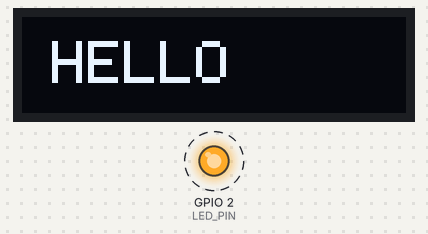
The sketch below on a simulated ESP32. Shown: 128×32 one-colour display, output pins drawn as LEDs (lit = HIGH). Dashed ring = blinking. What the sketch prints to the serial monitor is not drawn.

Above: at 0.1 s.
Timing chart, 0 to 130.0 s (numbered marks = the images above):
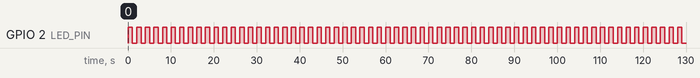

Measured:
- by itself, GPIO 2 (LED_PIN): alternates HIGH for 1.0 s and LOW for 1.0 s

The sketch:

display-oled.ino
```cpp
#include <Wire.h>
#include <Adafruit_GFX.h>
#include <Adafruit_SSD1306.h>

#define SCREEN_WIDTH 128
#define SCREEN_HEIGHT 32
#define OLED_ADDR 0x3C
#define OLED_RESET -1
#define LED_PIN 2

Adafruit_SSD1306 display(
  SCREEN_WIDTH,
  SCREEN_HEIGHT,
  &Wire,
  OLED_RESET
);

void setup() {

  Serial.begin(115200);
  pinMode(LED_PIN, OUTPUT);

  // I2C: SDA = GPIO 21, SCL = GPIO 22
  Wire.begin(21, 22);

  // เริ่มต้น OLED
  if (!display.begin(SSD1306_SWITCHCAPVCC, OLED_ADDR)) {
    Serial.println("OLED FAILED");
    while (true);
  }

  Serial.println("OLED OK");

  // ล้างหน้าจอ
  display.clearDisplay();

  // ตั้งค่าข้อความ
  display.setTextSize(2);
  display.setTextColor(SSD1306_WHITE);

  // ตำแหน่งข้อความ
  display.setCursor(10, 8);

  // แสดงข้อความ
  display.println("HELLO");

  // แสดงผลบน OLED
  display.display();
}

void loop() {
  digitalWrite(LED_PIN, HIGH);
  delay(1000);

  digitalWrite(LED_PIN, LOW);
  delay(1000);

}
```
